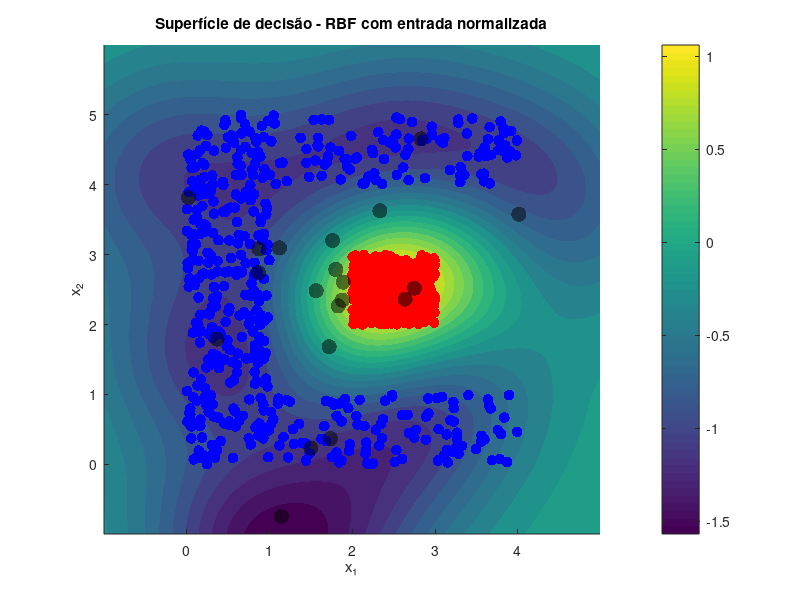

Source code (MATLAB):
clear all; close all; clc;

% ===============================
% 1. CARREGAR BASE
% ===============================
base = load("two_classes.dat");
X = base(:,1:2);
y = base(:,3);   % -1 ou +1
N = rows(X);

% ===============================
% 2. NORMALIZAR X
% ===============================
mu = mean(X);            % média de cada coluna
sigmaX = std(X);         % desvio-padrão de cada coluna
Xn = (X - mu) ./ sigmaX; % normalizado (Z-score)

% ===============================
% 3. DEFINIR CENTROS E SIGMA
% ===============================
n = 20;               % número de RBFs
c = randn(n,2);      % centros (na escala dos dados normalizados)

sigma = 1;           % sigma fixo (pode mudar depois)

% ===============================
% 4. MATRIZ Phi
% ===============================
Phi = zeros(N,n);

for i = 1:N
  for j = 1:n
    dist_ij = norm(Xn(i,:) - c(j,:));
    Phi(i,j) = exp(-(dist_ij^2) / (2*sigma^2));
  end
end

% ===============================
% 5. TREINO (Regressão Linear)
% ===============================
lambda = 1e-3;   % regularização
w = (Phi' * Phi + lambda*eye(n)) \ (Phi' * y);

% ===============================
% 6. GRADE PARA SUPERFÍCIE DE DECISÃO
% ===============================
x1 = linspace(min(X(:,1))-1, max(X(:,1))+1, 200);
x2 = linspace(min(X(:,2))-1, max(X(:,2))+1, 200);
[Xgrid, Ygrid] = meshgrid(x1, x2);

% normalizar grade usando mesma média e desvio da base!
Xgrid_n = (Xgrid - mu(1)) / sigmaX(1);
Ygrid_n = (Ygrid - mu(2)) / sigmaX(2);

Z = zeros(size(Xgrid));

for i = 1:size(Xgrid,1)
  for j = 1:size(Xgrid,2)
    ponto = [Xgrid_n(i,j), Ygrid_n(i,j)];
    phi_pt = zeros(n,1);
    for k = 1:n
      phi_pt(k) = exp(-(norm(ponto - c(k,:))^2) / (2*sigma^2));
    end
    Z(i,j) = phi_pt' * w;
  end
end

% ===============================
% 7. PLOT DA SUPERFÍCIE DE DECISÃO
% ===============================
figure;
hold on;

% fronteira (Z = 0)
contour(Xgrid, Ygrid, Z, [0 0], "k", "LineWidth", 3);

% regiões coloridas
contourf(Xgrid, Ygrid, Z, 20, "LineStyle", "none");

% dados originais (não-normalizados!)
scatter(X(y==1,1),  X(y==1,2), 60, "r", "filled");
scatter(X(y==-1,1), X(y==-1,2), 60, "b", "filled");

% centros (também precisam ser “desnormalizados” para plot)
c_plot = c .* sigmaX + mu;
scatter(c_plot(:,1), c_plot(:,2), 120, "k", "filled", "MarkerFaceAlpha", 0.5);

title("Superfície de decisão - RBF com entrada normalizada");
xlabel("x₁");
ylabel("x₂");
colorbar;

hold off;

